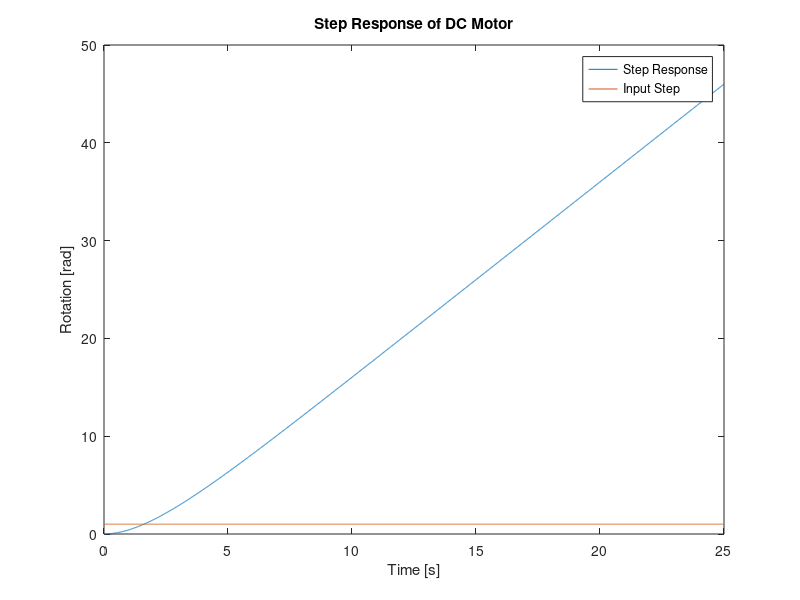
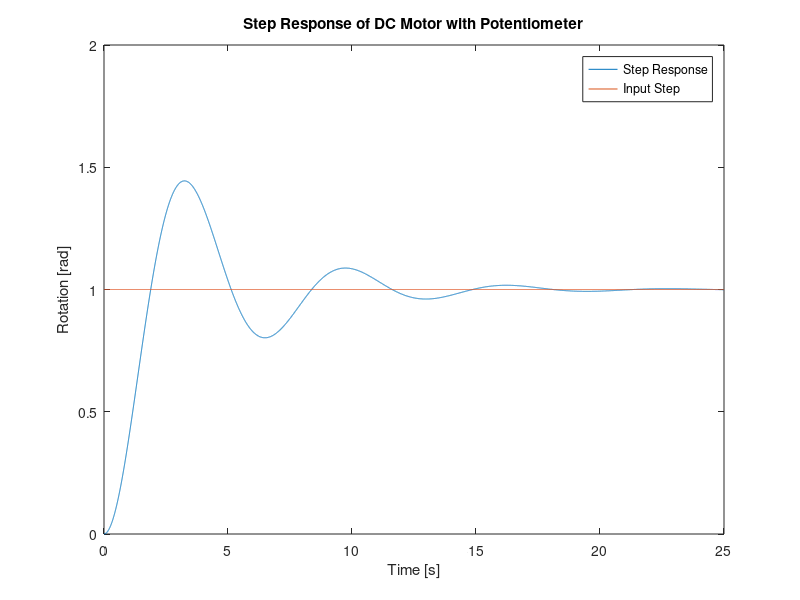

MATLAB code for these plots, in order:
%% EGB242 Assignment 2, Section 2 %%
% This file is a template for your MATLAB solution to Section 2.
%
% Before starting to write code, generate your data with the ??? as
% described in the assignment task.

%% Initialise workspace
clear all; close all;

% Begin writing your MATLAB solution below this line.
%% 2.1

% Plot comparison between the step input and the step response
% g_m(t) = 2(1 - e^-0.5t)

% Variable definitions
T = 25;
samples = 1e4;
fs = samples / T;
ts = 1 / fs;

% Time vector
timeVec = linspace(0, T, samples + 1);
timeVec(end) = [];

% Input step
inputStep = ones(size(timeVec));

% Impulse response
g_m = 2 * (1 - exp(-0.5 * timeVec));

% Step Response from hand working
g_step = -4 + 2 * timeVec + 4 * exp(-0.5 * timeVec);

% Step response plot
figure;
plot(timeVec, g_step);
hold on;
plot(timeVec, inputStep);
title("Step Response of DC Motor");
xlabel("Time [s]");
ylabel("Rotation [rad]");
legend("Step Response", "Input Step");
% plot diverges -> inf so motor alone isn't sufficient to control camera

%% 2.2 
% Supervisor's suggestion is justified

%% 2.3

num = 1;
den = [1, 0.5, 1];

F = tf(num, den);

F_step = lsim(F, inputStep, timeVec);
figure;
plot(timeVec, F_step);
hold on;
plot(timeVec, inputStep);
title("Step Response of DC Motor with Potentiometer");
xlabel("Time [s]");
ylabel("Rotation [rad]");
legend("Step Response", "Input Step");
% System converges now (under-damped)
